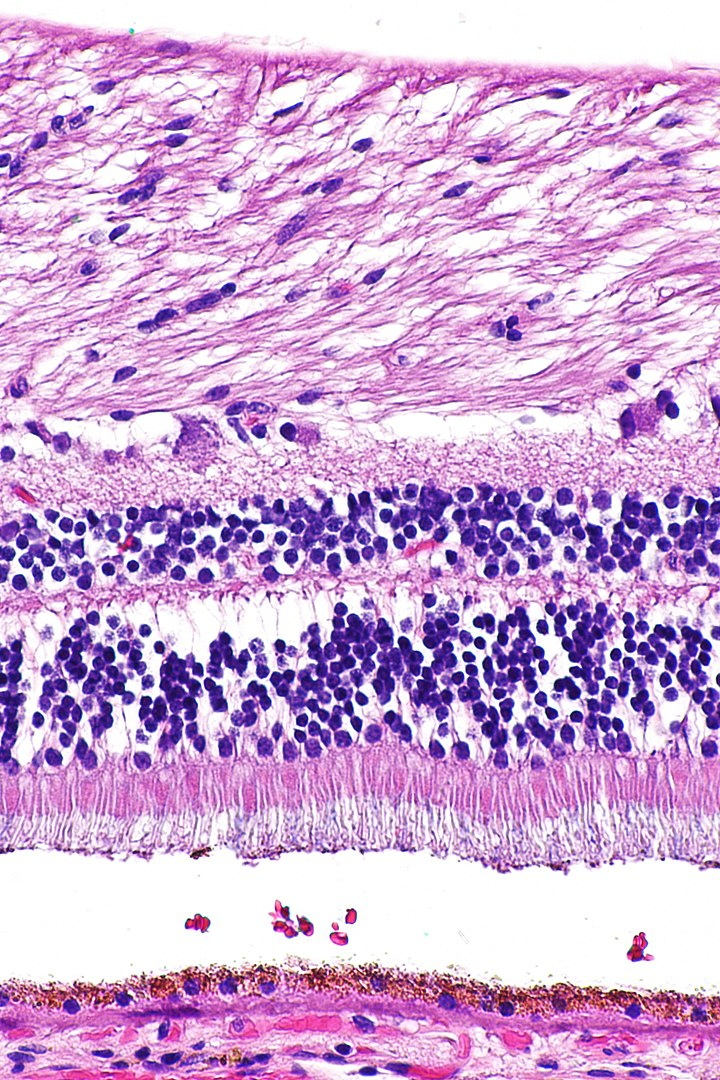
#> input picture Workshops/03 - Features/retina.jpg, 720 x 1080 px
$ jupyter execute features_solution.ipynb
#> lines starting #> are read from the running program, lines starting #| are printed output that depends on the picture
# Workshop 3: Features

In Lecture 6 we talked about feature extraction. In this workshop we will put in practice some of the methods we have learned in the lecture.

## Learning objectives

At the end of this workshop you will be able to:

- Extract blob-like features from images and compare different algorithms
- Use the Hough transform to detect lines and circles in images
- Use the SIFT and SURF features to detect and match objects in images (we haven't covered these in the lecture but they are very useful, so I will cover them here)

## Blob detection

Let's start by looking at blob detection. We will use the [`skimage.feature.blob_log`](http://scikit-image.org/docs/dev/api/skimage.feature.html#skimage.feature.blob_log) function to detect blobs in an image. As we saw in the lecture, this function uses the Laplacian of Gaussian (LoG) to detect blobs.

Let's start by opening and displaying the `retina.jpg` image [Credits: [Librepath - Own work, CC BY-SA 3.0](https://commons.wikimedia.org/w/index.php?curid=45308378)]. This is an haematoxylin and eosin (H&E) stained image of a retina. Haematoxylin stains nuclei in a dark purple colour; eosin stains the extracellular matrix and the cytoplasm in pink.

[cell 1]
# Read the image and plot it
import matplotlib.pyplot as plt
from skimage.io import imread

img = imread("retina.jpg")
#> img is the input picture: shape (1080, 720, 3); mean R, G, B 207.4, 170.4, 214.5

fig, ax = plt.subplots(2, 2, figsize=(10, 10))
ax[0,0].imshow(img)
ax[0,1].imshow(img[:,:,0], cmap="gray")
ax[1,0].imshow(img[:,:,1], cmap="gray")
ax[1,1].imshow(img[:,:,2], cmap="gray")

for a in ax.ravel():
    a.axis("off")

plt.tight_layout()

We are now interested in counting how many nuclei are in this image. Since nuclei look like dark, uniform blobs on a light background, we can use the LoG to detect blobs.

First of all, however, we need to do some preprocessing.
The `blob_log` function works on both 2D and 3D images. This is a RGB image, and we need to convert it to a grayscale image, otherwise `blob_log` will think we are passing a 3D image and will give us some strange results.

Furthermore, the function expects bright spots on a dark background, so we need to invert the image.

So let's do that!

1. Convert the image to grayscale
2. Invert the image
3. Display the images to check everything is working as expected!

[cell 2]
from skimage.color import rgb2gray

# You can either use rgb2gray or pick a color channel.
# It might be useful to look at individual channels and see if
# nuclei are more evident in a specific one
img_gray = img[:,:,1]
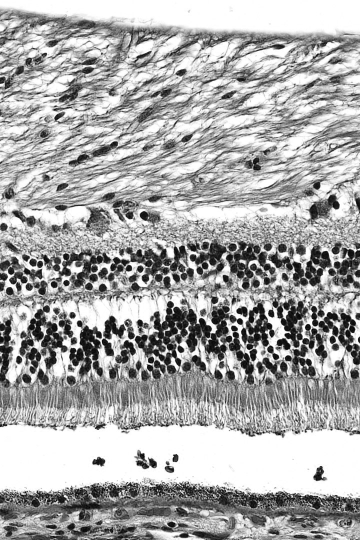
#> img_gray: shape (1080, 720) (shown at 1/2 size); min 0, max 255, mean 170.4
img_inverted = 255 - img_gray
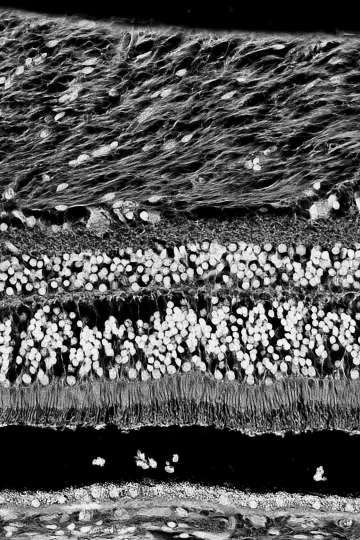
#> img_inverted: shape (1080, 720) (shown at 1/2 size); min 0, max 255, mean 84.6

fig, ax = plt.subplots(1, 3, figsize=(10, 5))

ax[0].imshow(img, cmap="gray")
ax[0].set_title("Original")
ax[1].imshow(img_gray, cmap="gray")
ax[1].set_title("Grayscale")
ax[2].imshow(img_inverted, cmap="gray")
ax[2].set_title("Inverted")

for a in ax:
    a.axis("off")

plt.tight_layout()

Now we can finally apply the `blob_log` function to the inverted image.

Remember that the `blob_log` function takes the following arguments:

- `image`: The image to detect blobs in
- `min_sigma`: The minimum standard deviation for the LoG filter
- `max_sigma`: The maximum standard deviation for the LoG filter
- `num_sigma`: The number of standard deviations to consider
- `threshold`: The absolute lower bound for maxima to be considered as blobs

How do we chose these parameters? You can start with some reasonable values and experiment with them. For example, try and manually check the radius of a nucleus, and use values of $\sigma$ that are in that order of magnitude. Remember that the radius of the blob is $\sqrt{2}\sigma$ so if you use $\sigma=10$ you will detect blobs of radius ~14.

_Note_: you might want to keep down the `num_sigma` parameter (say 5 or 10), at least while tuning the rest, as it will take a long time to run otherwise.

We need to check the output of the `blob_log` function. We could print it out, but that would be hard to interpret. Instead, we will plot circles over the image to show the detected blobs.

Let's start by estimating the size of a nucleus

[cell 3]
from math import sqrt
# Estimate the size of a nucleus
# Let's show a crop of the image to zoom in on the nuclei and visually estimate their size
plt.imshow(img_inverted[600:700, 300:340], cmap="gray")

# It looks like the average nucleus is ~20 pixels wide, so 10 pixels of radius
# Since radius = sqrt(2) * sigma, sigma = radius / sqrt(2)
print(20 / sqrt(2))

Now let's apply the `blob_log` function to the image.

[cell 4]
from skimage.feature import blob_log

# Remember to use the inverted image!
blobs = blob_log(img_inverted, overlap=0.4, min_sigma=5, max_sigma=15, num_sigma=10, threshold=.23)
#> blobs = 434 rows, first 8: [923, 199, 7.22], [916, 351, 5], [952, 636, 7.22], [927, 307, 5], [720, 37, 5], [647, 159, 5], [632, 719, 5], [630, 145, 5]

# Display the image
fig, ax = plt.subplots(1, 2, figsize=(10, 15))
ax[0].imshow(img)
ax[1].imshow(img_gray, cmap="gray")
# Overlay the blobs on the image. Remember that the centers of the blobs are returned in
# (y, x) order. The third dimension of the blobs array is sigma

for b in blobs:
    y, x, r = b
    c = plt.Circle((x, y), r, color="red", linewidth=1, fill=False)
    ax[1].add_patch(c)
#> this loop made 434 passes

for a in ax:
    a.axis("off")

plt.tight_layout()
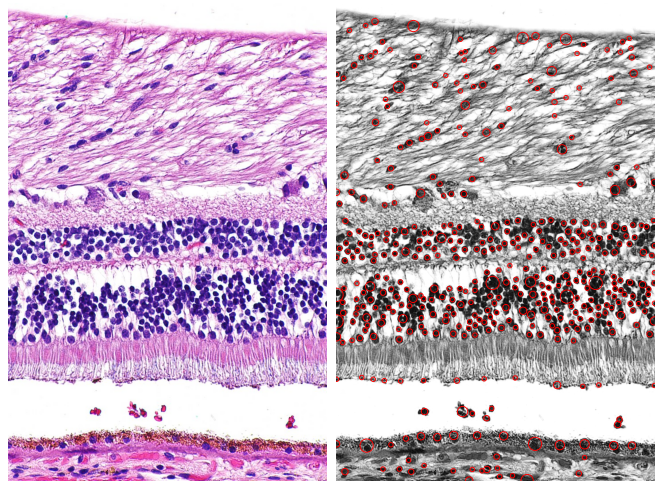
#> figure drawn by matplotlib, 2 panels

That is not too bad!
**What are the parts where this approach does not work well? Why do you think this is the case?**

The worst results are where a lot of nuclei are clumped together. This is because the nuclei don't really look like blobs anymore there! They are still uniform in intensity/texture, but they do not have a clearly distinct background around it, which is what the LoG detects when you convolve it with the image.

You can try optimising the results by manipulating the input image, e.g. by changing the way you convert it to grayscale, or by manipulating its histogram.
Obviously, also changing the parameters of the `blob_log` function can help improve the results!

**How did it go for you? Post your results on Slack!**

**Can you think of a way to quantitatively evaluate how good different solutions are?**

### Saving results to file

Now it'is probably a good time to save our results to file, so that we can use the data further down the line.

Although we could use Python base I/O functions to read/write files (see the [Python documentation](https://docs.python.org/3/tutorial/inputoutput.html#reading-and-writing-files) on how to do that), when dealing with tabular data, the `pandas` library is super helpful!

If you have not already, you should install `pandas` (e.g. through `pip install pandas`). There are some super-useful tutorials on how to use `pandas` [on their website](https://pandas.pydata.org/docs/getting_started/intro_tutorials/index.html), but essentially for this workshop we will be:

- Importing `pandas` (commonly imported as `pd`)
- Converting our results in a `DataFrame` class
- Using the `to_csv` method to save to a CSV file.

[cell 5]
import pandas as pd

# We convert the results from blob_log to a pandas DataFrame
# We can specify column names to make things prettier :)
blobs_df = pd.DataFrame(data = blobs, columns=["Center_Y", "Center_X", "Sigma"])
#> blobs_df = table of 434 rows and 3 columns

# Let's see what we have
print(blobs_df)
#> (printed output is left out)

# Now, save to file. We can use index=False to avoid printing the index (the row number)
blobs_df.to_csv("blobs.csv", index = False)

Et voilà, you now have a CSV output of your analysis! You could read this file for further analysis, for example you could calculate the density of nuclei depending on the layer of the retina where you are in, or look at the average distance between nuclei, or whether there is a relationship between radius and position etc!

## Counting cells

In this exercise we are now going to create a few functions to estimate cell density given a photo of a haemocytometer, just like we saw in the lecture. If you want to know more about how an haemocytometer works please see the [Wikipedia page](https://en.wikipedia.org/wiki/Hemocytometer).

[cell 6]
# Import required libraries
from skimage.io import imread
from skimage.color import rgb2gray
from skimage.filters import unsharp_mask
from skimage.transform import hough_line, hough_line_peaks, hough_circle, hough_circle_peaks
from skimage.feature import canny
import numpy as np
import matplotlib.pyplot as plt

img = imread("yeast_count.jpg")
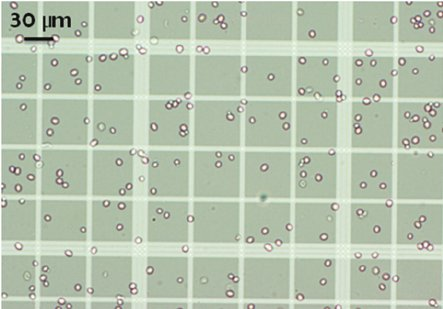
#> input picture Workshops/03 - Features/yeast_count.jpg, 443 x 309 px
#> img is the input picture: shape (309, 443, 3); mean R, G, B 183.7, 196.6, 176.3
# Convert to grayscale and detect edges using Canny
img = rgb2gray(img)
#> img: shape (309, 443) float64
# Unsharp mask the image to remove noise
img = unsharp_mask(img, radius=5, amount=1)
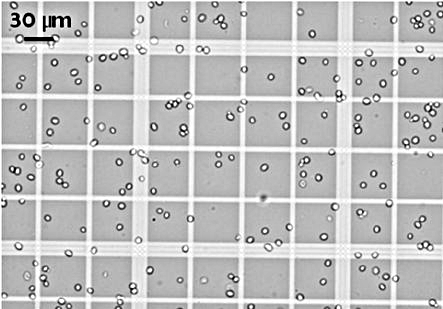
#> img: shape (309, 443) float64; min 0, max 1, mean 0.752
img_canny = canny(img)
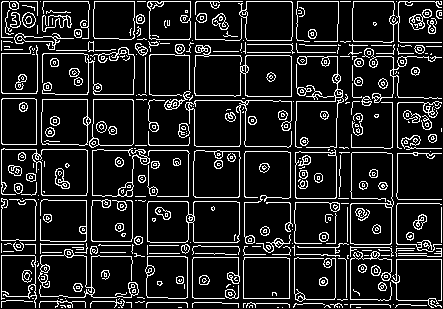
#> img_canny: shape (309, 443) bool; 13.3% white in thin lines or dots

# Use the linear Hough transform to detect the lines in the image
hough_space, angles, d = hough_line(img_canny)
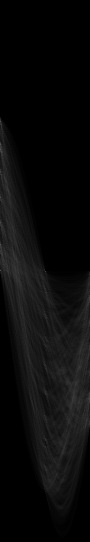
#> hough_space: shape (1083, 180) uint64 (shown at 1/2 size); min 0, max 396, mean 16.8; drawn with min black and max white
#> angles = 180 values from -1.57 to 1.55; d = 1083 values from -541 to 541
line_accum, theta, rho = hough_line_peaks(hough_space, angles, d, threshold=120)
#> line_accum = 23 values, max 396 at index 0, min 122 at index 22, mean 159.5; theta = 23 values, max 1.55 at index 14, min -1.57 at index 0, mean -0.4; rho = 23 values, max 395 at index 15, min -293 at index 6, mean 67.26

# Uses the circular Hough transform to detect cells in the image
# Cells are pretty small, we can try radii of 3-5 pixels
radii = range(3, 5)
cells = hough_circle(img_canny, radii)
circle_accum, cx, cy, radii = hough_circle_peaks(cells, radii, min_xdistance=5, min_ydistance=5, threshold = .55)
#> circle_accum = 217 values, max 1 at index 0, min 0.562 at index 210, mean 0.716; cx = 217 values, max 439 at index 172, min 3 at index 149, mean 220.1; cy = 217 values, max 307 at index 213, min 3 at index 201, mean 146.8; radii = 217 values, max 4 at index 0, min 3 at index 19, mean 3.49

# Now show the image with the lines and circles overlayed
fig, ax = plt.subplots(1, 2, figsize =(20, 10))
ax[0].imshow(img, cmap="gray")
ax[1].imshow(img, cmap="gray")
ax[1].axis("off")

# Draw lines
for angle, dist in zip(theta, rho):
    (x0, y0) = dist * np.array([np.cos(angle), np.sin(angle)])
    ax[1].axline((x0, y0), slope=np.tan(angle + np.pi/2), linewidth=3, color='orange')
#> this loop made 23 passes
#> (angle, dist, x0, y0) on passes 1 to 8: (-1.57, -1, -6.12e-17, 1), (0, 1, 1, 0), (-1.55, -35, -0.611, 34.99), (-1.55, -243, -4.24, 243), (-1.55, -193, -3.37, 193), (-1.57, -255, -1.56e-14, 255), (-1.55, -293, -5.11, 293), (-1.57, -53, -3.25e-15, 53)

# Draw circles
for c_x, c_y, r in zip(cx, cy, radii):
    c = plt.Circle((c_x, c_y), r, color='purple', linewidth=1, fill=False)
    ax[1].add_artist(c)
#> this loop made 217 passes
#> (c_x, c_y, r) on passes 1 to 3: (362, 268, 4), (358, 81, 4), (432, 138, 4)

plt.show()
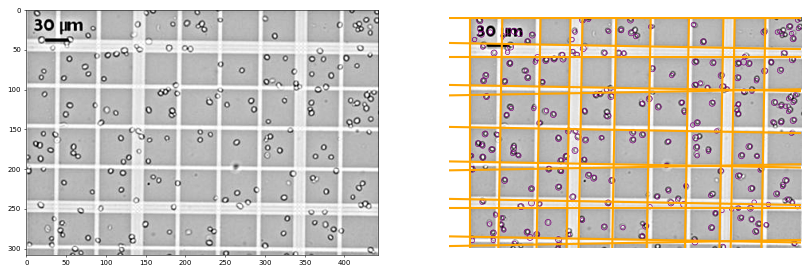
#> figure drawn by matplotlib, 2 panels

**How many cells were detected?**

[cell 7]
# Count cells. We just look at how many circles we've got!
print(f"{len(cx)} cells detected.")
#| 217 cells detected.

**Is there any issue with counting cells this way?**

Yes, the scale bar on the top-left is a problem, also we should really be looking at a single square, since we know its volume, to properly calculate cell concentration.

**Bonus exercises**:
1. Can you come up with a way of quantifying the number of cells in the central "macro-square" (the one with 16 smaller squares in it that is defined by the larger lines)?
2. Can you tidy up the code and convert it into a class?

**Problem 1**

One idea is to look at the distance between horizontal and vertical lines. The small lines should be equally spaced, while the thick border should be made up by close-by lines.

[cell 8]
# Find the horizontal lines (the ones with angle ~0)
# Note that sometimes the angle is slightly off, so we'll use a tolerance of 0.1 radians
hor_rho = abs(rho[abs(theta) < 0.1])
#> hor_rho = [1, 151, 95, 242, 44, 395, 293, 354, 339, 135, 196]
# Sort the lines and find the distance from the previous one
hor_rho.sort()

hor_thick = []
for i, pos in enumerate(hor_rho[:-1]):
    distance = hor_rho[i+1] - pos
    # print(f"Distance between lines {i} and {i+1}: {hor_rho[i+1] - pos}")
    # This number (35) is hard-coded but you could calculate all distances
    # and automatically decide your threshold
    if distance < 35:
        hor_thick.append(hor_rho[i+1])
#> this loop made 10 passes
#> (pos, distance) on passes 1 to 8: (1, 43), (44, 51), (95, 40), (135, 16), (151, 45), (196, 46), (242, 51), (293, 46)
#> after the loop, hor_thick = [151, 354]

# Now do the same for vertical lines

# Find the horizontal lines (the ones with angle ~pi/2)
ver_rho = abs(rho[abs(theta) > np.pi/2 - 0.1])
#> ver_rho = [1, 35, 243, 193, 255, 293, 53, 91, 147, 204, 305, 104]
# Sort the lines and find the distance from the previous one
ver_rho.sort()

ver_thick = []
for i, pos in enumerate(ver_rho[:-1]):
    distance = ver_rho[i+1] - pos
    #print(f"Distance between lines {i} and {i+1}: {ver_rho[i+1] - pos}")
    if distance < 20:
        ver_thick.append(ver_rho[i])
#> this loop made 11 passes
#> (pos, distance) on passes 1 to 8: (1, 34), (35, 18), (53, 38), (91, 13), (104, 43), (147, 46), (193, 11), (204, 39)
#> after the loop, ver_thick = [35, 91, 193, 243, 293]

# Plot the image with the cells overlayed. Use a different color
# depending on the location of the cells
fig, ax = plt.subplots(1, 1, figsize =(10, 10))
ax.imshow(img, cmap="gray")
#ax.axis("off")

for c_x, c_y, r in zip(cx, cy, radii):
    if min(hor_thick) < c_x < max(hor_thick) and min(ver_thick) < c_y < max(ver_thick):
        c = plt.Circle((c_x, c_y), r, color='green', linewidth=1, fill=False)
    else:
        c = plt.Circle((c_x, c_y), r, color='red', linewidth=1, fill=False, alpha=0.5)
    ax.add_artist(c)

**Problem 2**

Here is an example of a class that can be used to detect/count cells in an image (this does not consider the central square only, but  you can try to implement that!).

[cell 9]
# Import required libraries
from skimage.io import imread
from skimage.color import rgb2gray
from skimage.transform import hough_line, hough_line_peaks, hough_circle, hough_circle_peaks
from skimage.feature import canny
import numpy as np
import matplotlib.pyplot as plt

class Haemocytometer:
    """
    Estimate cell counts in a haemocytometer, starting from an input image.
    This class uses the linear Hough transform to identify the haemocytometer squares,
    then the circle Hough transform to count cells in the haemocytometer.
    """

    def __init__(self, image_file, avg_cell_radius=4, cell_threshold=0.55, cell_min_xdistance=5, cell_min_ydistance=5):
        """ The class constructor

        Args:
            image_file (str): The filename of the haemocytometer image
        """
#> called with image_file = 'yeast_count.jpg', avg_cell_radius = 4, cell_threshold = 0.55, cell_min_xdistance = 5, cell_min_ydistance = 5
        self.img = imread(image_file)
        # If we have a RGB image convert it to grayscale
        if len(self.img.shape) == 3:
           self.img = rgb2gray(self.img)
        # Unsharp mask the image to remove noise
        # Since we really do not need this anymore we are not going to store it in the class
        img_sharpened = unsharp_mask(self.img, radius=avg_cell_radius*2, amount=1)
        self.canny = canny(img_sharpened)
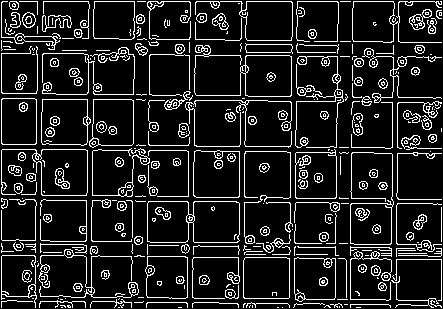
#> self.canny: shape (309, 443) bool; 12.9% white in thin lines or dots

        self.avg_cell_radius = avg_cell_radius
        self.cell_threshold = cell_threshold
        self.cell_min_xdistance = cell_min_xdistance
        self.cell_min_ydistance = cell_min_ydistance

        # The lines and cells that we detected
        self.lines = None
        self.cells = None

    def show_img(self):
        """
        Show the image
        """
        fig, ax = plt.subplots(1, 1, figsize =(10, 10))
        ax.imshow(self.img, cmap="gray")
        ax.axis("off")

        if self.lines is not None: # We already called find_lines to detect lines
            # Draw lines
            for _, angle, dist in self.lines:
                (x0, y0) = dist * np.array([np.cos(angle), np.sin(angle)])
                ax.axline((x0, y0), slope=np.tan(angle + np.pi/2), linewidth=3, color='orange')

        if self.cells is not None: # We already called find_cells to detect cells
            # Draw circles
            for c_x, c_y, r in self.cells:
                c = plt.Circle((c_x, c_y), r, color='purple', linewidth=1, fill=False)
                ax.add_artist(c)

        plt.show()

    def find_lines(self):
        """
        Uses the linear Hough transform to detect the lines in the image
        """
        hough_space, angles, d = hough_line(self.canny)
#> angles = 180 values from -1.57 to 1.55; d = 1083 values from -541 to 541
        accum, theta, rho = hough_line_peaks(hough_space, angles, d, threshold=120)
#> accum = 22 values, max 390 at index 0, min 124 at index 20, mean 158; theta = 22 values, max 1.55 at index 12, min -1.57 at index 0, mean -0.42; rho = 22 values, max 394 at index 13, min -293 at index 4, mean 61.55
        self.lines = zip(accum, theta, rho)

    def find_cells(self):
        """
        Uses the circular Hough transform to detect cells in the image
        """
        radii = range(self.avg_cell_radius - 1, self.avg_cell_radius + 1)
        self.cells = hough_circle(self.canny, radii)
        accums, cx, cy, radii = hough_circle_peaks(self.cells, radii,
                                                min_xdistance=self.cell_min_xdistance,
                                                min_ydistance=self.cell_min_xdistance, threshold = self.cell_threshold)
#> accums = 221 values, max 1 at index 0, min 0.562 at index 214, mean 0.715; cx = 221 values, max 439 at index 173, min 3 at index 129, mean 225.3; cy = 221 values, max 306 at index 206, min 4 at index 37, mean 148; radii = 221 values, max 4 at index 0, min 3 at index 18, mean 3.47
        self.cells = zip(cx, cy, radii)


# Initialize a class instance
hc = Haemocytometer("yeast_count.jpg")
# Find the lines
hc.find_lines()
hc.find_cells()
hc.show_img()
#> the loop in show_img, `for _, angle, dist in self.lines:` made 22 passes
#> (angle, dist, x0, y0) on passes 1 to 8: (-1.57, -1, -6.12e-17, 1), (0, 1, 1, 0), (-1.55, -35, -0.611, 34.99), (-1.55, -193, -3.37, 193), (-1.55, -293, -5.11, 293), (-1.57, -244, -1.49e-14, 244), (-1.55, -147, -2.57, 147), (0.0175, 151, 151, 2.64)
#> the loop in show_img, `for c_x, c_y, r in self.cells:` made 221 passes
#> (c_x, c_y, r) on passes 1 to 3: (362, 268, 4), (358, 81, 4), (415, 71, 4)
#> in show_img, `plt.show()`:
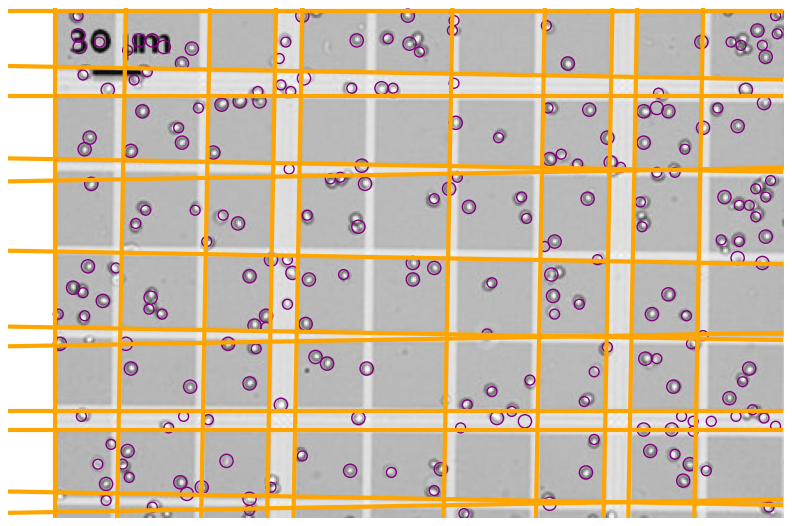
#> figure drawn by matplotlib, 1 panel
